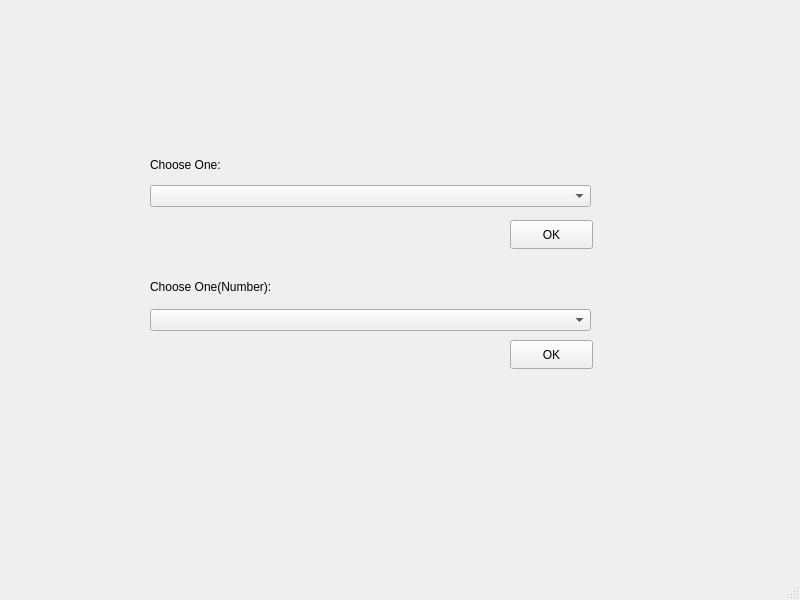
<?xml version="1.0" encoding="UTF-8"?>
<ui version="4.0">
 <class>MainWindow</class>
 <widget class="QMainWindow" name="MainWindow">
  <property name="geometry">
   <rect>
    <x>0</x>
    <y>0</y>
    <width>800</width>
    <height>600</height>
   </rect>
  </property>
  <property name="windowTitle">
   <string>MainWindow</string>
  </property>
  <widget class="QWidget" name="centralwidget">
   <widget class="QPushButton" name="pushButton">
    <property name="geometry">
     <rect>
      <x>510</x>
      <y>220</y>
      <width>83</width>
      <height>29</height>
     </rect>
    </property>
    <property name="text">
     <string>OK</string>
    </property>
   </widget>
   <widget class="QPushButton" name="pushButton_2">
    <property name="geometry">
     <rect>
      <x>510</x>
      <y>340</y>
      <width>83</width>
      <height>29</height>
     </rect>
    </property>
    <property name="text">
     <string>OK</string>
    </property>
   </widget>
   <widget class="QWidget" name="">
    <property name="geometry">
     <rect>
      <x>150</x>
      <y>150</y>
      <width>441</width>
      <height>57</height>
     </rect>
    </property>
    <layout class="QVBoxLayout" name="verticalLayout">
     <item>
      <widget class="QLabel" name="label">
       <property name="text">
        <string>Choose One:</string>
       </property>
      </widget>
     </item>
     <item>
      <widget class="QComboBox" name="comboBox"/>
     </item>
    </layout>
   </widget>
   <widget class="QWidget" name="">
    <property name="geometry">
     <rect>
      <x>150</x>
      <y>270</y>
      <width>441</width>
      <height>61</height>
     </rect>
    </property>
    <layout class="QVBoxLayout" name="verticalLayout_2">
     <item>
      <widget class="QLabel" name="label_2">
       <property name="text">
        <string>Choose One(Number):</string>
       </property>
      </widget>
     </item>
     <item>
      <widget class="QComboBox" name="comboBox_2"/>
     </item>
    </layout>
   </widget>
  </widget>
  <widget class="QStatusBar" name="statusbar"/>
 </widget>
 <resources/>
 <connections/>
</ui>
